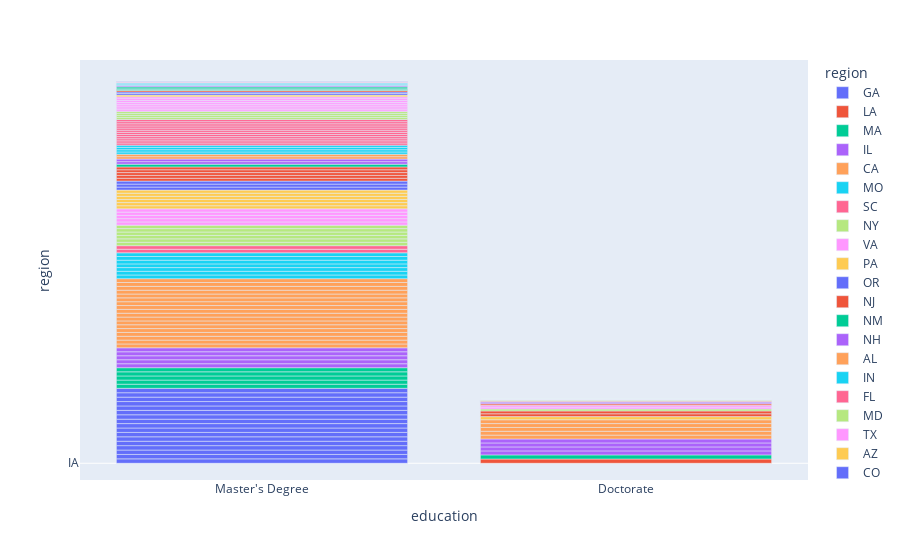

Here is the notebook cell this chart was saved with:
### Markdown cell above
#### Job openings for Master's and Doctorate degree holders in each state across US

### Code cell
fig = px.bar(Doctorate_masters_df, x="education", y="region", color="region",
            hover_data=['title'])
 
fig.show()

### Figure 1 — Plotly figure (JSON) as saved in the notebook; plotly's stock layout.template omitted (floating-point values rounded to 4 significant figures)
{"data": [{"alignmentgroup": "True", "customdata": [["Teacher of English for Online Groups!"], ["Android Developer"], ["Psychologist - Primary Care"], ["Quantitative Financial Analyst"], ["English Teachers for young learners, Teach Remotely. Make up to $26/hr, Get hired within a week!"], ["Teacher(English) - Online& High-paid Job - Easy hiring process"], ["Product Designer"], ["SLP Position - School"], ["Redis Engineer (with Python )"], ["Financial Systems Manager"], ["NP or PA, Palliative Care"], ["Senior Quantitative Financial Analyst"], ["IT Project Manager"], ["🚗English Teachers for young learners,🚗 Teach Remotely. Make up to $26/hr,🚗 Get hired within a week!"], ["Quantitative Finance Analyst"], ["Speech Language Pathologist"], ["Telephonic Crisis Line Clinician - LMSW LCSW or LPC"]], "hovertemplate": "region=%{y}<br>education=%{x}<br>title=%{customdata[0]}<extra></extra>", "legendgroup": "GA", "marker": {"color": "#636efa", "pattern": {"shape": ""}}, "name": "GA", "offsetgroup": "GA", "orientation": "v", "showlegend": true, "textposition": "auto", "type": "bar", "x": ["Master's Degree", "Master's Degree", "Master's Degree", "Master's Degree", "Master's Degree", "Master's Degree", "Master's Degree", "Master's Degree", "Master's Degree", "Master's Degree", "Master's Degree", "Master's Degree", "Master's Degree", "Master's Degree", "Master's Degree", "Master's Degree", "Master's Degree"], "xaxis": "x", "y": ["GA", "GA", "GA", "GA", "GA", "GA", "GA", "GA", "GA", "GA", "GA", "GA", "GA", "GA", "GA", "GA", "GA"], "yaxis": "y"}, {"alignmentgroup": "True", "customdata": [["Sales Representative"]], "hovertemplate": "region=%{y}<br>education=%{x}<br>title=%{customdata[0]}<extra></extra>", "legendgroup": "LA", "marker": {"color": "#EF553B", "pattern": {"shape": ""}}, "name": "LA", "offsetgroup": "LA", "orientation": "v", "showlegend": true, "textposition": "auto", "type": "bar", "x": ["Doctorate"], "xaxis": "x", "y": ["LA"], "yaxis": "y"}, {"alignmentgroup": "True", "customdata": [["SLP - School"], ["Clinical Development Scientist IV - Remote"], ["Integrated Team Director - ACCS - Team 4"], ["(Senior) Scientist, mRNA/Oligo Analytical Chemistry"], ["Business Development Engineer"], ["Clinical Supervisor - $3,000 Sign On Bonus"]], "hovertemplate": "region=%{y}<br>education=%{x}<br>title=%{customdata[0]}<extra></extra>", "legendgroup": "MA", "marker": {"color": "#00cc96", "pattern": {"shape": ""}}, "name": "MA", "offsetgroup": "MA", "orientation": "v", "showlegend": true, "textposition": "auto", "type": "bar", "x": ["Master's Degree", "Master's Degree", "Master's Degree", "Doctorate", "Master's Degree", "Master's Degree"], "xaxis": "x", "y": ["MA", "MA", "MA", "MA", "MA", "MA"], "yaxis": "y"}, {"alignmentgroup": "True", "customdata": [["Social Worker - Gage Park Area"], ["Specialist, Regulatory Compliance"], ["Attorney - Commercial Banking"], ["PRVIATE EQUITY FIRM SEEKS TRUST/ESTATE PLANNING ADVISOR!"], ["Assets Controller"], ["Unlicensed Juris Doctor Appeals Referee- 100% Remote"], ["Speech-Language Pathologist"], ["Litigation/L&E Associate Attorney (Midlevel to Senior)"], ["✨✨English Teachers for young learners, Teach Remotely. 🍒🍒Make up to $26/hr, Get hired within a week!🎇🎇"]], "hovertemplate": "region=%{y}<br>education=%{x}<br>title=%{customdata[0]}<extra></extra>", "legendgroup": "IL", "marker": {"color": "#ab63fa", "pattern": {"shape": ""}}, "name": "IL", "offsetgroup": "IL", "orientation": "v", "showlegend": true, "textposition": "auto", "type": "bar", "x": ["Master's Degree", "Master's Degree", "Doctorate", "Doctorate", "Master's Degree", "Doctorate", "Master's Degree", "Doctorate", "Master's Degree"], "xaxis": "x", "y": ["IL", "IL", "IL", "IL", "IL", "IL", "IL", "IL", "IL"], "yaxis": "y"}, {"alignmentgroup": "True", "customdata": [["School Occupational Therapist (OT)"], ["Medical Assistant"], ["Principal Data Scientist - Search"], ["Licensed Social Worker (LCSW/LMFT) - SFMC Psych Adult"], ["Quality Analyst"], ["Health Program Manager II"], ["Bilingual Speech Language Pathologist (SLP)"], ["Social Service II"], ["Clinician - Migrant Services"], ["Senior Scientist, Assay Technology Innovation & Development"], ["Sr Director Corporate Strategy"], ["Hospital Psychology Intake Manager"], ["Sr Director Strategy"], ["Maritime Instructor (On-Call)"], ["SLP - School"], ["Therapist - Pool"], ["PROFESSIONAL LIABILITY ATTORNEY"], ["Senior Scientist - Burlingame, CA"], ["School Psychologist"], ["iOS Developer"], ["Clinical Social Worker"], ["Speech-Language Pathologist"], ["Mechanical Engineer/Materials Scientist"]], "hovertemplate": "region=%{y}<br>education=%{x}<br>title=%{customdata[0]}<extra></extra>", "legendgroup": "CA", "marker": {"color": "#FFA15A", "pattern": {"shape": ""}}, "name": "CA", "offsetgroup": "CA", "orientation": "v", "showlegend": true, "textposition": "auto", "type": "bar", "x": ["Master's Degree", "Master's Degree", "Master's Degree", "Master's Degree", "Master's Degree", "Master's Degree", "Master's Degree", "Master's Degree", "Master's Degree", "Doctorate", "Master's Degree", "Doctorate", "Master's Degree", "Master's Degree", "Master's Degree", "Master's Degree", "Doctorate", "Doctorate", "Master's Degree", "Master's Degree", "Master's Degree", "Master's Degree", "Doctorate"], "xaxis": "x", "y": ["CA", "CA", "CA", "CA", "CA", "CA", "CA", "CA", "CA", "CA", "CA", "CA", "CA", "CA", "CA", "CA", "CA", "CA", "CA", "CA", "CA", "CA", "CA"], "yaxis": "y"}, {"alignmentgroup": "True", "customdata": [["Social Worker, MSW"], ["Pediatric ICU Pediatric Nurse Practitioner"], ["CRITICAL: Therapist- Assertive Community Treatment Team"], ["Adjunct Instructor - Online"], ["Therapist/Open Access Leader"], ["School Therapist - Elsberry & Winfield Districts"], ["SLP Position - School"]], "hovertemplate": "region=%{y}<br>education=%{x}<br>title=%{customdata[0]}<extra></extra>", "legendgroup": "MO", "marker": {"color": "#19d3f3", "pattern": {"shape": ""}}, "name": "MO", "offsetgroup": "MO", "orientation": "v", "showlegend": true, "textposition": "auto", "type": "bar", "x": ["Master's Degree", "Master's Degree", "Master's Degree", "Master's Degree", "Master's Degree", "Master's Degree", "Master's Degree"], "xaxis": "x", "y": ["MO", "MO", "MO", "MO", "MO", "MO", "MO"], "yaxis": "y"}, {"alignmentgroup": "True", "customdata": [["SLP - School"], ["SLP - School"]], "hovertemplate": "region=%{y}<br>education=%{x}<br>title=%{customdata[0]}<extra></extra>", "legendgroup": "SC", "marker": {"color": "#FF6692", "pattern": {"shape": ""}}, "name": "SC", "offsetgroup": "SC", "orientation": "v", "showlegend": true, "textposition": "auto", "type": "bar", "x": ["Master's Degree", "Master's Degree"], "xaxis": "x", "y": ["SC", "SC"], "yaxis": "y"}, {"alignmentgroup": "True", "customdata": [["Speech Language Pathologist for Early Intervention"], ["Labor Relations Associate"], ["Speech Language Pathologist SLP"], ["Financial Analytics and Derivatives - Senior Associate"], ["Education Director (Training and Development) - Middle School, Promise Academy"], ["PHYSICAL THERAPIST PT"]], "hovertemplate": "region=%{y}<br>education=%{x}<br>title=%{customdata[0]}<extra></extra>", "legendgroup": "NY", "marker": {"color": "#B6E880", "pattern": {"shape": ""}}, "name": "NY", "offsetgroup": "NY", "orientation": "v", "showlegend": true, "textposition": "auto", "type": "bar", "x": ["Master's Degree", "Master's Degree", "Master's Degree", "Master's Degree", "Master's Degree", "Master's Degree"], "xaxis": "x", "y": ["NY", "NY", "NY", "NY", "NY", "NY"], "yaxis": "y"}, {"alignmentgroup": "True", "customdata": [["SLP Position - Skilled Nursing Facility"], ["AWS Systems Engineer"], ["Senior Scientist"], ["Test Engineer-TS/SCI REQUIRED"], ["Data Engineer II"]], "hovertemplate": "region=%{y}<br>education=%{x}<br>title=%{customdata[0]}<extra></extra>", "legendgroup": "VA", "marker": {"color": "#FF97FF", "pattern": {"shape": ""}}, "name": "VA", "offsetgroup": "VA", "orientation": "v", "showlegend": true, "textposition": "auto", "type": "bar", "x": ["Master's Degree", "Master's Degree", "Master's Degree", "Master's Degree", "Master's Degree"], "xaxis": "x", "y": ["VA", "VA", "VA", "VA", "VA"], "yaxis": "y"}, {"alignmentgroup": "True", "customdata": [["EAP Care Manager-Remote Position"], ["Lead Athletic Trainer"], ["Physical Therapist, NICU - Per Diem"], ["Quality Improvement Specialist"], ["Psychiatric/MH Registered Nurse Practitioner"], ["Sales Representative"], ["MH Outpatient Therapist"]], "hovertemplate": "region=%{y}<br>education=%{x}<br>title=%{customdata[0]}<extra></extra>", "legendgroup": "PA", "marker": {"color": "#FECB52", "pattern": {"shape": ""}}, "name": "PA", "offsetgroup": "PA", "orientation": "v", "showlegend": true, "textposition": "auto", "type": "bar", "x": ["Master's Degree", "Master's Degree", "Master's Degree", "Master's Degree", "Master's Degree", "Doctorate", "Master's Degree"], "xaxis": "x", "y": ["PA", "PA", "PA", "PA", "PA", "PA", "PA"], "yaxis": "y"}, {"alignmentgroup": "True", "customdata": [["Manager, Talent Acquisition"], ["SLP Position - School"], ["Clinical Supervisor"]], "hovertemplate": "region=%{y}<br>education=%{x}<br>title=%{customdata[0]}<extra></extra>", "legendgroup": "OR", "marker": {"color": "#636efa", "pattern": {"shape": ""}}, "name": "OR", "offsetgroup": "OR", "orientation": "v", "showlegend": true, "textposition": "auto", "type": "bar", "x": ["Master's Degree", "Master's Degree", "Master's Degree"], "xaxis": "x", "y": ["OR", "OR", "OR"], "yaxis": "y"}, {"alignmentgroup": "True", "customdata": [["Associate Scientist"], ["Sr. Account Executive (IT Solutions and Services / Solution sales)"], ["Psychologist"], ["APN - Part Time"], ["Bilingual Therapist"], ["Quantitative Finance Analyst"], ["Postdoctoral Scientist"]], "hovertemplate": "region=%{y}<br>education=%{x}<br>title=%{customdata[0]}<extra></extra>", "legendgroup": "NJ", "marker": {"color": "#EF553B", "pattern": {"shape": ""}}, "name": "NJ", "offsetgroup": "NJ", "orientation": "v", "showlegend": true, "textposition": "auto", "type": "bar", "x": ["Master's Degree", "Master's Degree", "Doctorate", "Master's Degree", "Master's Degree", "Master's Degree", "Doctorate"], "xaxis": "x", "y": ["NJ", "NJ", "NJ", "NJ", "NJ", "NJ", "NJ"], "yaxis": "y"}, {"alignmentgroup": "True", "customdata": [["SLP - School"]], "hovertemplate": "region=%{y}<br>education=%{x}<br>title=%{customdata[0]}<extra></extra>", "legendgroup": "NM", "marker": {"color": "#00cc96", "pattern": {"shape": ""}}, "name": "NM", "offsetgroup": "NM", "orientation": "v", "showlegend": true, "textposition": "auto", "type": "bar", "x": ["Master's Degree"], "xaxis": "x", "y": ["NM"], "yaxis": "y"}, {"alignmentgroup": "True", "customdata": [["Health Care Research Analyst (FT), Heart & Vascular Center"], ["Continuing Care Manager - Social Worker(FT), Care Management"]], "hovertemplate": "region=%{y}<br>education=%{x}<br>title=%{customdata[0]}<extra></extra>", "legendgroup": "NH", "marker": {"color": "#ab63fa", "pattern": {"shape": ""}}, "name": "NH", "offsetgroup": "NH", "orientation": "v", "showlegend": true, "textposition": "auto", "type": "bar", "x": ["Master's Degree", "Master's Degree"], "xaxis": "x", "y": ["NH", "NH"], "yaxis": "y"}, {"alignmentgroup": "True", "customdata": [["Small Engine Mechanic"], ["Strategy& Healthcare Tech Strategy- Senior Associate"]], "hovertemplate": "region=%{y}<br>education=%{x}<br>title=%{customdata[0]}<extra></extra>", "legendgroup": "AL", "marker": {"color": "#FFA15A", "pattern": {"shape": ""}}, "name": "AL", "offsetgroup": "AL", "orientation": "v", "showlegend": true, "textposition": "auto", "type": "bar", "x": ["Master's Degree", "Master's Degree"], "xaxis": "x", "y": ["AL", "AL"], "yaxis": "y"}, {"alignmentgroup": "True", "customdata": [["Chief Executive Officer"], ["Master's Level Counselor /Licensed Therapist"], ["Master's Level Therapist/ MSW"], ["Desktop Support Analyst"]], "hovertemplate": "region=%{y}<br>education=%{x}<br>title=%{customdata[0]}<extra></extra>", "legendgroup": "IN", "marker": {"color": "#19d3f3", "pattern": {"shape": ""}}, "name": "IN", "offsetgroup": "IN", "orientation": "v", "showlegend": true, "textposition": "auto", "type": "bar", "x": ["Master's Degree", "Master's Degree", "Master's Degree", "Master's Degree"], "xaxis": "x", "y": ["IN", "IN", "IN", "IN"], "yaxis": "y"}, {"alignmentgroup": "True", "customdata": [["ASSISTANT IN RESEARCH (ENERGY EFFICIENT BUILDINGS)"], ["NURSING (OB/GYN) INSTRUCTOR - PT"], ["Early Childhood Special Educator- Support U.S. Military Families in England!"], ["Unit Therapist PRN"], ["Nurse Practitioner (NP)"], ["APRN AdventHealth Medical Group Walgreen’s Express PRN 49th Street"], ["CRIMINAL JUSTICE / HOMELAND SECURITY INSTRUCTOR"], ["Social Worker MSW FT Days"], ["SPEECH INSTRUCTOR"], ["ENGLISH & LITERATURE INSTRUCTOR"], ["Chrysler Certified Master Technician"], ["School Occupational Therapist (OT)"]], "hovertemplate": "region=%{y}<br>education=%{x}<br>title=%{customdata[0]}<extra></extra>", "legendgroup": "FL", "marker": {"color": "#FF6692", "pattern": {"shape": ""}}, "name": "FL", "offsetgroup": "FL", "orientation": "v", "showlegend": true, "textposition": "auto", "type": "bar", "x": ["Master's Degree", "Master's Degree", "Master's Degree", "Master's Degree", "Master's Degree", "Master's Degree", "Master's Degree", "Master's Degree", "Master's Degree", "Master's Degree", "Master's Degree", "Master's Degree"], "xaxis": "x", "y": ["FL", "FL", "FL", "FL", "FL", "FL", "FL", "FL", "FL", "FL", "FL", "FL"], "yaxis": "y"}, {"alignmentgroup": "True", "customdata": [["Addiction  Counselor"], ["Hospital Director of Pharmacy"], ["Registered Nurse"], ["Primary Therapist - Full Time"], ["Test Engineer-TS/SCI REQUIRED"]], "hovertemplate": "region=%{y}<br>education=%{x}<br>title=%{customdata[0]}<extra></extra>", "legendgroup": "MD", "marker": {"color": "#B6E880", "pattern": {"shape": ""}}, "name": "MD", "offsetgroup": "MD", "orientation": "v", "showlegend": true, "textposition": "auto", "type": "bar", "x": ["Master's Degree", "Doctorate", "Master's Degree", "Master's Degree", "Master's Degree"], "xaxis": "x", "y": ["MD", "MD", "MD", "MD", "MD"], "yaxis": "y"}, {"alignmentgroup": "True", "customdata": [["Capacity Planner"], ["Scientific Director"], ["Medical Director"], ["Lead Clinician (Military Family Clinic)"], ["Sr. QA Analyst"], ["Master Data Coordinator"], ["L1 Master Automotive Technician / Mechanic - White Rock"], ["MFLC Counselor T4 School"], ["SLP - School"], ["Master Certified Technician / Automotive Mechanic"]], "hovertemplate": "region=%{y}<br>education=%{x}<br>title=%{customdata[0]}<extra></extra>", "legendgroup": "TX", "marker": {"color": "#FF97FF", "pattern": {"shape": ""}}, "name": "TX", "offsetgroup": "TX", "orientation": "v", "showlegend": true, "textposition": "auto", "type": "bar", "x": ["Master's Degree", "Doctorate", "Doctorate", "Master's Degree", "Master's Degree", "Master's Degree", "Master's Degree", "Master's Degree", "Master's Degree", "Master's Degree"], "xaxis": "x", "y": ["TX", "TX", "TX", "TX", "TX", "TX", "TX", "TX", "TX", "TX"], "yaxis": "y"}, {"alignmentgroup": "True", "customdata": [["MFLC Counselor T4 School"]], "hovertemplate": "region=%{y}<br>education=%{x}<br>title=%{customdata[0]}<extra></extra>", "legendgroup": "AZ", "marker": {"color": "#FECB52", "pattern": {"shape": ""}}, "name": "AZ", "offsetgroup": "AZ", "orientation": "v", "showlegend": true, "textposition": "auto", "type": "bar", "x": ["Master's Degree"], "xaxis": "x", "y": ["AZ"], "yaxis": "y"}, {"alignmentgroup": "True", "customdata": [["Operations Supervisor-Swing Shift"], ["MFLC Counselor T4 General"]], "hovertemplate": "region=%{y}<br>education=%{x}<br>title=%{customdata[0]}<extra></extra>", "legendgroup": "CO", "marker": {"color": "#636efa", "pattern": {"shape": ""}}, "name": "CO", "offsetgroup": "CO", "orientation": "v", "showlegend": true, "textposition": "auto", "type": "bar", "x": ["Master's Degree", "Master's Degree"], "xaxis": "x", "y": ["CO", "CO"], "yaxis": "y"}, {"alignmentgroup": "True", "customdata": [["Independent Life Insurance Sales Representative"], ["Teach English Online for Chinese Kids! Work Remotely-Flexible Schedule-Without minimum teaching requirments!!!"]], "hovertemplate": "region=%{y}<br>education=%{x}<br>title=%{customdata[0]}<extra></extra>", "legendgroup": "ID", "marker": {"color": "#EF553B", "pattern": {"shape": ""}}, "name": "ID", "offsetgroup": "ID", "orientation": "v", "showlegend": true, "textposition": "auto", "type": "bar", "x": ["Doctorate", "Master's Degree"], "xaxis": "x", "y": ["ID", "ID"], "yaxis": "y"}, {"alignmentgroup": "True", "customdata": [["Senior Commercial Development Director, Drug Product"], ["Quantitative Finance Analyst - Charlotte, NC"], ["Labor and Employment Attorney"]], "hovertemplate": "region=%{y}<br>education=%{x}<br>title=%{customdata[0]}<extra></extra>", "legendgroup": "NC", "marker": {"color": "#00cc96", "pattern": {"shape": ""}}, "name": "NC", "offsetgroup": "NC", "orientation": "v", "showlegend": true, "textposition": "auto", "type": "bar", "x": ["Master's Degree", "Master's Degree", "Master's Degree"], "xaxis": "x", "y": ["NC", "NC", "NC"], "yaxis": "y"}, {"alignmentgroup": "True", "customdata": [["SLP Position - Skilled Nursing Facility"], ["Product Development Scientist - Nutrition - Columbus, OH"], ["Sales Representative"]], "hovertemplate": "region=%{y}<br>education=%{x}<br>title=%{customdata[0]}<extra></extra>", "legendgroup": "OH", "marker": {"color": "#ab63fa", "pattern": {"shape": ""}}, "name": "OH", "offsetgroup": "OH", "orientation": "v", "showlegend": true, "textposition": "auto", "type": "bar", "x": ["Master's Degree", "Doctorate", "Doctorate"], "xaxis": "x", "y": ["OH", "OH", "OH"], "yaxis": "y"}, {"alignmentgroup": "True", "customdata": [["Attorney - Junior Associate Tax"]], "hovertemplate": "region=%{y}<br>education=%{x}<br>title=%{customdata[0]}<extra></extra>", "legendgroup": "PR", "marker": {"color": "#FFA15A", "pattern": {"shape": ""}}, "name": "PR", "offsetgroup": "PR", "orientation": "v", "showlegend": true, "textposition": "auto", "type": "bar", "x": ["Doctorate"], "xaxis": "x", "y": ["PR"], "yaxis": "y"}, {"alignmentgroup": "True", "customdata": [["Crisis Response Counselor"], ["Emergency Room Tech"], ["Crisis Response Counselor"]], "hovertemplate": "region=%{y}<br>education=%{x}<br>title=%{customdata[0]}<extra></extra>", "legendgroup": "TN", "marker": {"color": "#19d3f3", "pattern": {"shape": ""}}, "name": "TN", "offsetgroup": "TN", "orientation": "v", "showlegend": true, "textposition": "auto", "type": "bar", "x": ["Master's Degree", "Master's Degree", "Master's Degree"], "xaxis": "x", "y": ["TN", "TN", "TN"], "yaxis": "y"}, {"alignmentgroup": "True", "customdata": [["Crisis Specialist , Bilingual (English and Spanish)"]], "hovertemplate": "region=%{y}<br>education=%{x}<br>title=%{customdata[0]}<extra></extra>", "legendgroup": "DC", "marker": {"color": "#FF6692", "pattern": {"shape": ""}}, "name": "DC", "offsetgroup": "DC", "orientation": "v", "showlegend": true, "textposition": "auto", "type": "bar", "x": ["Master's Degree"], "xaxis": "x", "y": ["DC"], "yaxis": "y"}, {"alignmentgroup": "True", "customdata": [["Sales Representative"]], "hovertemplate": "region=%{y}<br>education=%{x}<br>title=%{customdata[0]}<extra></extra>", "legendgroup": "OK", "marker": {"color": "#B6E880", "pattern": {"shape": ""}}, "name": "OK", "offsetgroup": "OK", "orientation": "v", "showlegend": true, "textposition": "auto", "type": "bar", "x": ["Doctorate"], "xaxis": "x", "y": ["OK"], "yaxis": "y"}, {"alignmentgroup": "True", "customdata": [["Sales Representative"], ["Social Service II Non-Exempt - LHMI"], ["SLP Position - Hospital"]], "hovertemplate": "region=%{y}<br>education=%{x}<br>title=%{customdata[0]}<extra></extra>", "legendgroup": "MI", "marker": {"color": "#FF97FF", "pattern": {"shape": ""}}, "name": "MI", "offsetgroup": "MI", "orientation": "v", "showlegend": true, "textposition": "auto", "type": "bar", "x": ["Doctorate", "Master's Degree", "Master's Degree"], "xaxis": "x", "y": ["MI", "MI", "MI"], "yaxis": "y"}, {"alignmentgroup": "True", "customdata": [["SLP Position - Skilled Nursing Facility"]], "hovertemplate": "region=%{y}<br>education=%{x}<br>title=%{customdata[0]}<extra></extra>", "legendgroup": "WA", "marker": {"color": "#FECB52", "pattern": {"shape": ""}}, "name": "WA", "offsetgroup": "WA", "orientation": "v", "showlegend": true, "textposition": "auto", "type": "bar", "x": ["Master's Degree"], "xaxis": "x", "y": ["WA"], "yaxis": "y"}, {"alignmentgroup": "True", "customdata": [["SLP Position - Skilled Nursing Facility"], ["Senior Human Factors Engineer"]], "hovertemplate": "region=%{y}<br>education=%{x}<br>title=%{customdata[0]}<extra></extra>", "legendgroup": "MN", "marker": {"color": "#636efa", "pattern": {"shape": ""}}, "name": "MN", "offsetgroup": "MN", "orientation": "v", "showlegend": true, "textposition": "auto", "type": "bar", "x": ["Master's Degree", "Doctorate"], "xaxis": "x", "y": ["MN", "MN"], "yaxis": "y"}, {"alignmentgroup": "True", "customdata": [["General Dentist- Iowa (Sign on plus relocation)"]], "hovertemplate": "region=%{y}<br>education=%{x}<br>title=%{customdata[0]}<extra></extra>", "legendgroup": "IA", "marker": {"color": "#EF553B", "pattern": {"shape": ""}}, "name": "IA", "offsetgroup": "IA", "orientation": "v", "showlegend": true, "textposition": "auto", "type": "bar", "x": ["Doctorate"], "xaxis": "x", "y": ["IA"], "yaxis": "y"}], "layout": {"barmode": "relative", "legend": {"title": {"text": "region"}, "tracegroupgap": 0}, "margin": {"t": 60}, "xaxis": {"anchor": "y", "domain": [0, 1], "title": {"text": "education"}}, "yaxis": {"anchor": "x", "categoryarray": ["IA", "MN", "WA", "MI", "OK", "DC", "TN", "PR", "OH", "NC", "ID", "CO", "AZ", "TX", "MD", "FL", "IN", "AL", "NH", "NM", "NJ", "OR", "PA", "VA", "NY", "SC", "MO", "CA", "IL", "MA", "LA", "GA"], "categoryorder": "array", "domain": [0, 1], "title": {"text": "region"}}}}
